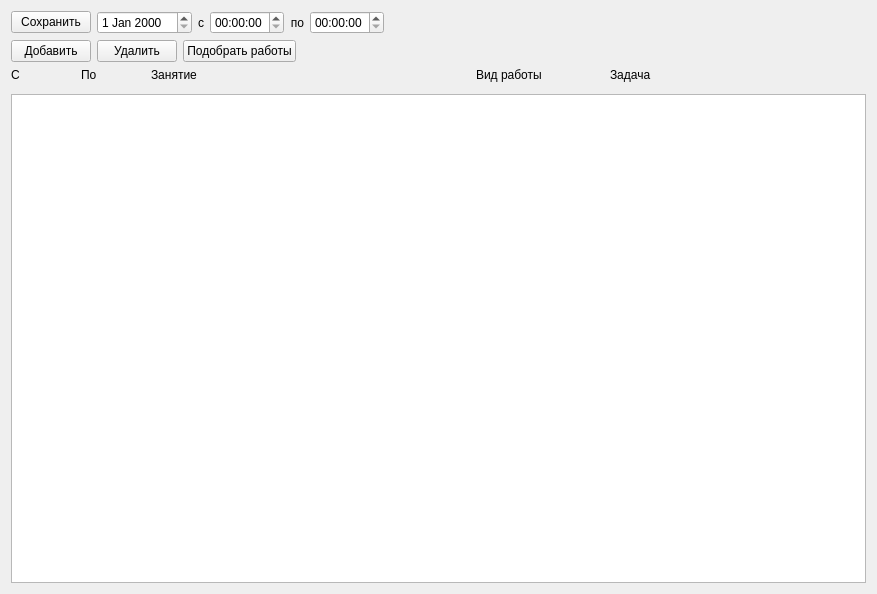
<?xml version="1.0" encoding="UTF-8"?>
<ui version="4.0">
 <class>CreateReportWidget</class>
 <widget class="QWidget" name="CreateReportWidget">
  <property name="geometry">
   <rect>
    <x>0</x>
    <y>0</y>
    <width>877</width>
    <height>594</height>
   </rect>
  </property>
  <property name="windowTitle">
   <string>Form</string>
  </property>
  <layout class="QVBoxLayout" name="verticalLayout">
   <item>
    <layout class="QHBoxLayout" name="horizontalLayout_3">
     <item>
      <widget class="QPushButton" name="pushButton">
       <property name="text">
        <string>Сохранить</string>
       </property>
      </widget>
     </item>
     <item>
      <widget class="QDateEdit" name="dateEdit"/>
     </item>
     <item>
      <layout class="QHBoxLayout" name="horizontalLayout">
       <item>
        <widget class="QLabel" name="label">
         <property name="text">
          <string>с</string>
         </property>
         <property name="alignment">
          <set>Qt::AlignRight|Qt::AlignTrailing|Qt::AlignVCenter</set>
         </property>
        </widget>
       </item>
       <item>
        <widget class="QTimeEdit" name="timeEdit"/>
       </item>
      </layout>
     </item>
     <item>
      <layout class="QHBoxLayout" name="horizontalLayout_2">
       <item>
        <widget class="QLabel" name="label_2">
         <property name="text">
          <string>по</string>
         </property>
         <property name="alignment">
          <set>Qt::AlignRight|Qt::AlignTrailing|Qt::AlignVCenter</set>
         </property>
        </widget>
       </item>
       <item>
        <widget class="QTimeEdit" name="timeEdit_2"/>
       </item>
       <item>
        <spacer name="horizontalSpacer">
         <property name="orientation">
          <enum>Qt::Horizontal</enum>
         </property>
         <property name="sizeHint" stdset="0">
          <size>
           <width>40</width>
           <height>20</height>
          </size>
         </property>
        </spacer>
       </item>
      </layout>
     </item>
    </layout>
   </item>
   <item>
    <layout class="QHBoxLayout" name="horizontalLayout_4">
     <item>
      <widget class="QPushButton" name="pushButton_3">
       <property name="text">
        <string>Добавить</string>
       </property>
      </widget>
     </item>
     <item>
      <widget class="QPushButton" name="pushButton_4">
       <property name="text">
        <string>Удалить</string>
       </property>
      </widget>
     </item>
     <item>
      <widget class="QPushButton" name="pushButton_2">
       <property name="text">
        <string>Подобрать работы</string>
       </property>
      </widget>
     </item>
     <item>
      <spacer name="horizontalSpacer_2">
       <property name="orientation">
        <enum>Qt::Horizontal</enum>
       </property>
       <property name="sizeHint" stdset="0">
        <size>
         <width>40</width>
         <height>20</height>
        </size>
       </property>
      </spacer>
     </item>
    </layout>
   </item>
   <item>
    <layout class="QHBoxLayout" name="horizontalLayout_5" stretch="1,1,5,2,4">
     <item>
      <widget class="QLabel" name="label_3">
       <property name="text">
        <string>C</string>
       </property>
      </widget>
     </item>
     <item>
      <widget class="QLabel" name="label_4">
       <property name="text">
        <string>По</string>
       </property>
      </widget>
     </item>
     <item>
      <widget class="QLabel" name="label_5">
       <property name="text">
        <string>Занятие</string>
       </property>
      </widget>
     </item>
     <item>
      <widget class="QLabel" name="label_6">
       <property name="text">
        <string>Вид работы</string>
       </property>
      </widget>
     </item>
     <item>
      <widget class="QLabel" name="label_7">
       <property name="text">
        <string>Задача</string>
       </property>
      </widget>
     </item>
    </layout>
   </item>
   <item>
    <widget class="ActivityRecordWidget" name="widget" native="true"/>
   </item>
   <item>
    <widget class="QListView" name="listView"/>
   </item>
  </layout>
 </widget>
 <customwidgets>
  <customwidget>
   <class>ActivityRecordWidget</class>
   <extends>QWidget</extends>
   <header>GUI/ActivityRecordWidget.h</header>
   <container>1</container>
  </customwidget>
 </customwidgets>
 <resources/>
 <connections/>
</ui>
